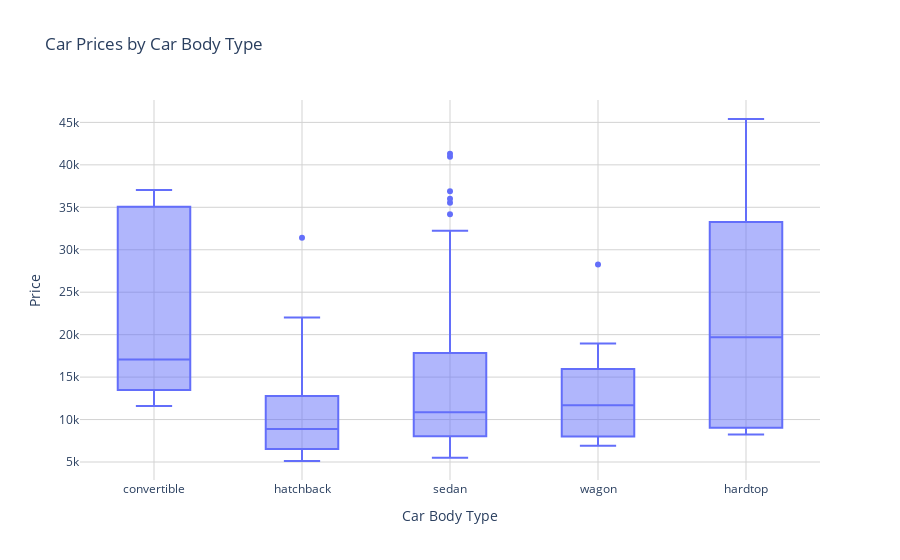

This figure's notebook cell:
### Code cell
fig = px.box(data, x='carbody', y='price',
             title='Car Prices by Car Body Type',
             labels={'carbody': 'Car Body Type', 'price': 'Price'})

fig.update_layout(
    xaxis_title='Car Body Type',
    yaxis_title='Price',
    plot_bgcolor='white'
)

fig.update_xaxes(gridcolor='lightgrey')
fig.update_yaxes(gridcolor='lightgrey')

fig.show()

### Figure 1 — Plotly figure (JSON) as saved in the notebook; plotly's stock layout.template omitted (floating-point values rounded to 4 significant figures; data arrays with more than 128 entries replaced by an {"elided": "..."} marker saying what was removed)
{"data": [{"alignmentgroup": "True", "hovertemplate": "Car Body Type=%{x}<br>Price=%{y}<extra></extra>", "legendgroup": "", "marker": {"color": "#636efa"}, "name": "", "notched": false, "offsetgroup": "", "orientation": "v", "showlegend": false, "type": "box", "x": {"elided": "205 str values"}, "x0": " ", "xaxis": "x", "y": {"elided": "205 float values"}, "y0": " ", "yaxis": "y"}], "layout": {"boxmode": "group", "legend": {"tracegroupgap": 0}, "plot_bgcolor": "white", "title": {"text": "Car Prices by Car Body Type"}, "xaxis": {"anchor": "y", "domain": [0, 1], "gridcolor": "lightgrey", "title": {"text": "Car Body Type"}}, "yaxis": {"anchor": "x", "domain": [0, 1], "gridcolor": "lightgrey", "title": {"text": "Price"}}}}
